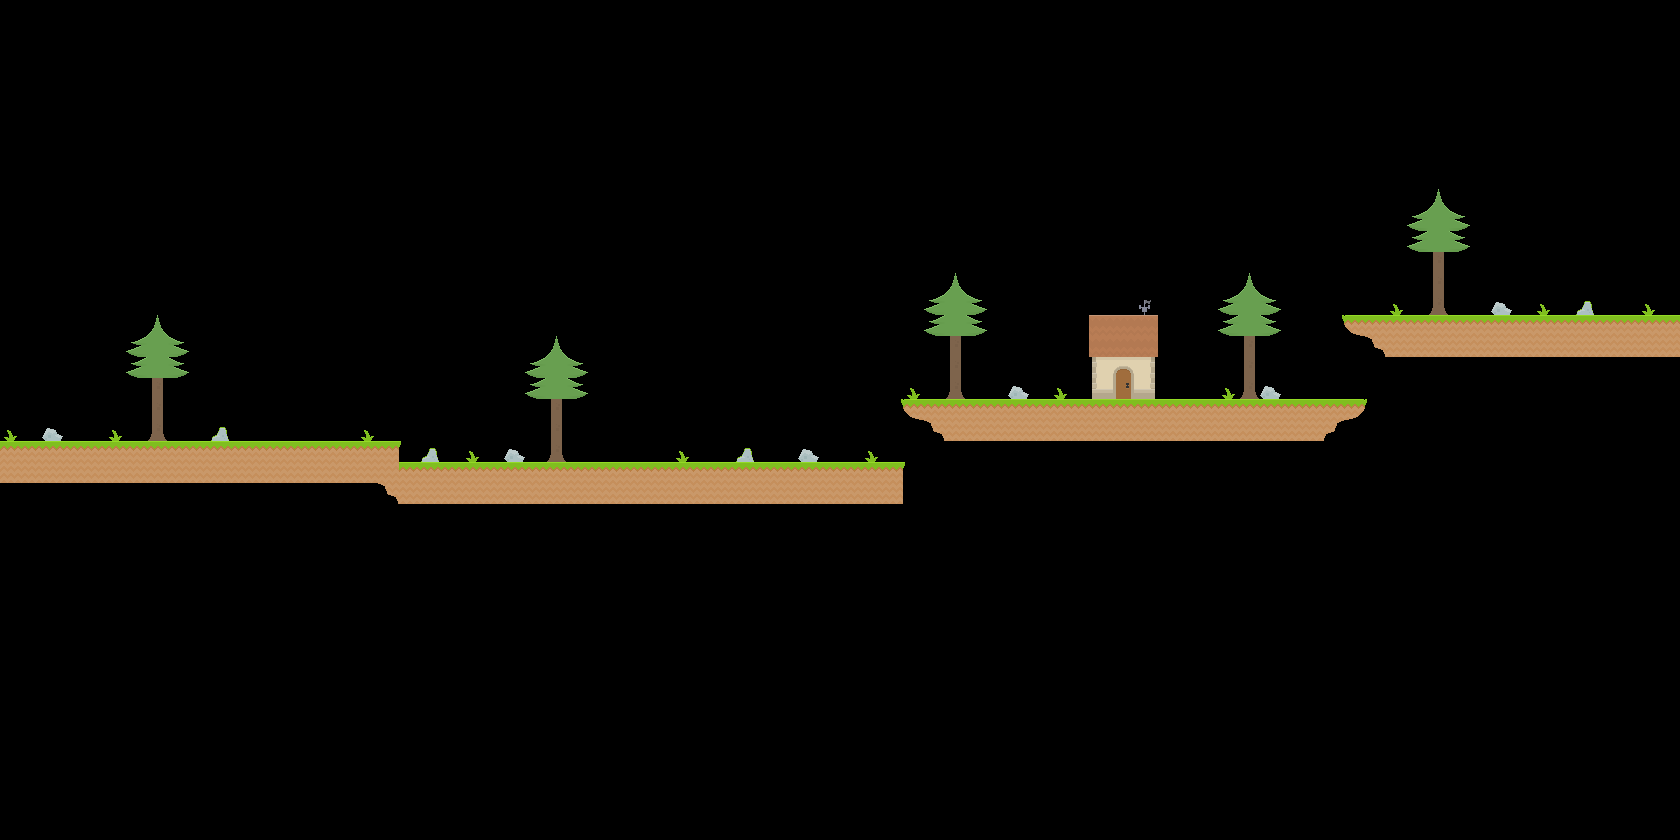

Below is a game level as drawn by its tile map, then a one-line description and the .tmx that defines it (tile-layer data replaced by summaries):
An orthogonal 80x40 tile map with 21x21 px tiles, 3 tile layers (Tile Layer 1, Extras, door).

<map version="1.0" orientation="orthogonal" renderorder="right-down" width="80" height="40" tilewidth="21" tileheight="21" nextobjectid="1">
 <tileset firstgid="1" name="spritesheet" tilewidth="21" tileheight="21" spacing="2" margin="2" tilecount="900">
  <image source="spritesheet.png" width="692" height="692" />
 </tileset>
 <layer name="Tile Layer 1" width="80" height="40">
  <properties>
   <property name="collidable" value="true" />
  </properties>
  <data>[3200 cells, 165 non-empty, 8 distinct tile ids]</data>
 </layer>
 <layer name="Extras" width="80" height="40">
  <data>[3200 cells, 88 non-empty, 21 distinct tile ids]</data>
 </layer>
 <layer name="door" width="80" height="40">
  <data>[3200 cells, 3 non-empty, 3 distinct tile ids]</data>
 </layer>
</map>